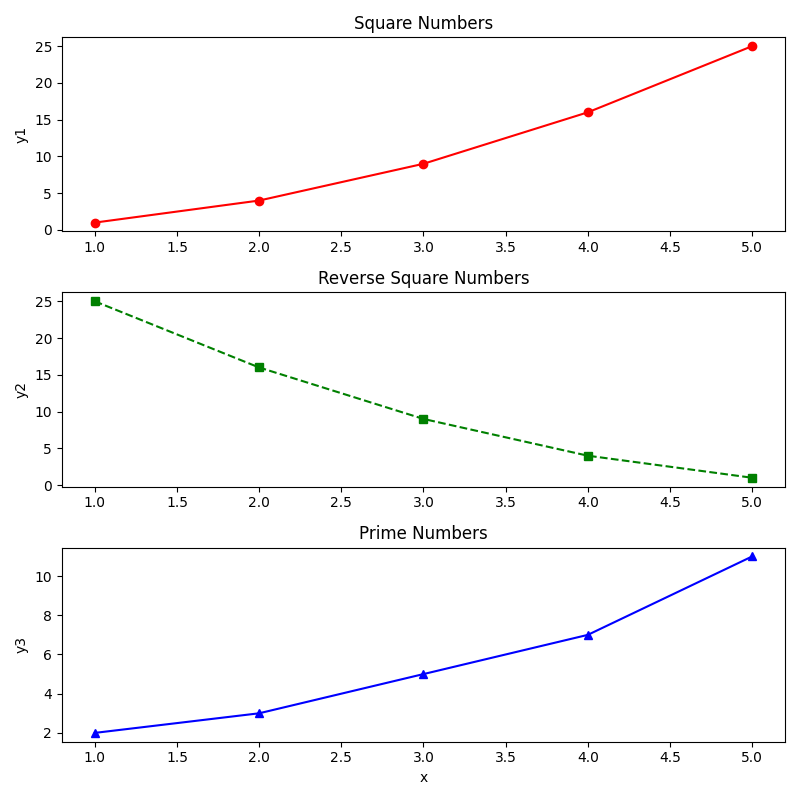

The Python source for this figure:
import matplotlib.pyplot as plt
x=[1,2,3,4,5]
y1=[1,4,9,16,25]
y2=[25,16,9,4,1]
y3=[2,3,5,7,11]
plt.figure(figsize=(8,8))
plt.subplot(3,1,1)
plt.plot(x,y1,'r-o')
plt.title('Square Numbers')
plt.ylabel('y1')
plt.subplot(3,1,2)
plt.plot(x,y2,'g--s')
plt.title('Reverse Square Numbers')
plt.ylabel('y2')
plt.subplot(3,1,3)
plt.plot(x,y3,'b-^')
plt.title('Prime Numbers')
plt.xlabel('x')
plt.ylabel('y3')
plt.tight_layout()
plt.savefig("pro15.png")
